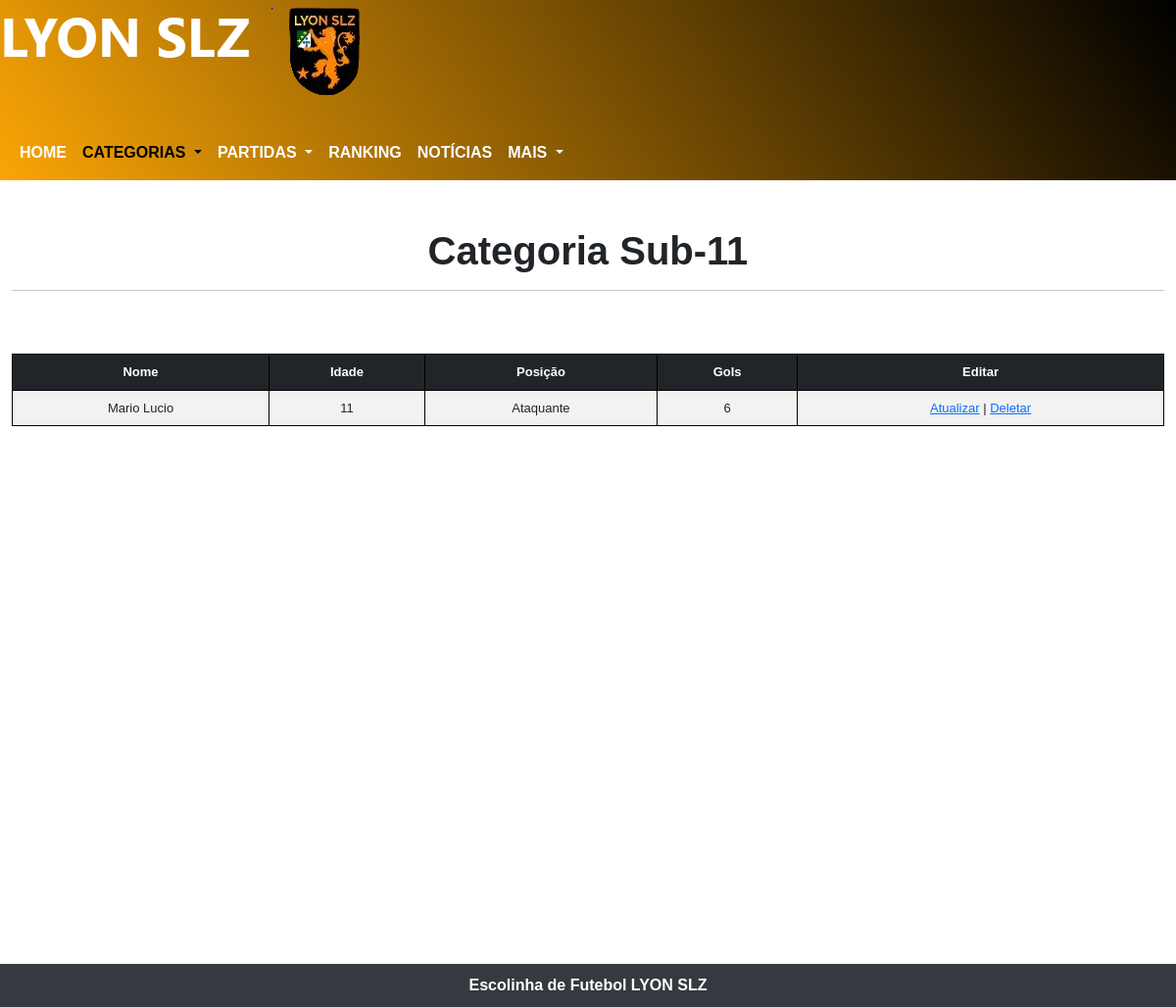
The page /admin/subsAdmin/sub11Admin.php on the database its author committed.
### tables this page shows
CREATE TABLE `tbljogadoress` (
  `id` int(11) UNSIGNED NOT NULL,
  `nome` varchar(45) NOT NULL,
  `sobrenome` varchar(45) NOT NULL,
  `idade` int(11) NOT NULL,
  `id_posicao` int(11) UNSIGNED NOT NULL,
  `gols` int(11) NOT NULL
);

CREATE TABLE `tblposicao` (
  `id_posicao` int(11) UNSIGNED NOT NULL,
  `nome_posicao` varchar(255) NOT NULL
);

### admin/subsAdmin/sub11Admin.php (the view, shortened to what this page needs)
<?php
require('../../db/conexao.php');
$sql = $pdo->prepare("SELECT tbljogadoress.*, tblposicao.nome_posicao
FROM tbljogadoress
JOIN tblposicao
ON tbljogadoress.id_posicao = tblposicao.id_posicao
WHERE idade > 9 AND idade <= 11");
$sql->execute();
$dados = $sql->fetchAll();
?>
<!DOCTYPE html>
<html lang="pt-br">
<head>
  <link href="https://cdn.jsdelivr.net/npm/bootstrap@5.3.0/dist/css/bootstrap.min.css" rel="stylesheet">
  <link rel="stylesheet" href="../../css/navHamburguer.css">
  <link rel="stylesheet" href="../../css/layout.css">
  <link rel="stylesheet" href="../../css/timeANDescudo.css">
  <link rel="stylesheet" href="lyon.jpg">
  <link rel="stylesheet" href="../../css/update-delete.css">
</head>
<body>
  <div class="cabecalho">
    <picture>
      <source media="(max-width: 261px)" srcset='../../img/imgLogo/lyonSlzEscudo5.png' loading="lazy">
      <source media="(max-width: 269px)" srcset='../../img/imgLogo/lyonSlzEscudo4.png' loading="lazy">
      <source media="(max-width: 311px)" srcset='../../img/imgLogo/lyonSlzEscudo3.png' loading="lazy">
      <source media="(max-width: 375px)" srcset='../../img/imgLogo/lyonSlzEscudo2.png' loading="lazy">
      <img src="../../img/imgLogo/lyonSlzEscudo.png" alt="Escudo do time LYYON SLZ" loading="lazy">
    </picture>
    <nav class="navbar navbar-expand-lg mt-4">
      <div class="container-fluid">
        <div class="collapse navbar-collapse" id="navbarNavDropdown">
          <ul class="navbar-nav">
            <li class="nav-item">
              <a class="nav-link" aria-current="page" href="../homeAdmin.php">HOME</a>
            </li>
            <li class="nav-item dropdown">
              <a class="nav-link dropdown-toggle active" href="#" role="button" data-bs-toggle="dropdown" aria-expanded="false">
                CATEGORIAS
              </a>
            </li>
            <li class="nav-item dropdown">
              <a class="nav-link dropdown-toggle" href="#" role="button" data-bs-toggle="dropdown" aria-expanded="false">
                PARTIDAS
              </a>
            </li>
            <li class="nav-item">
              <a class="nav-link" aria-current="page" href="../rankingAdmin.php">RANKING</a>
            </li>
            <li class="nav-item">
              <a class="nav-link" href="../noticiaisAdmin.php">NOTÍCIAS</a>
            </li>
            <li class="nav-item dropdown">
              <a class="nav-link dropdown-toggle" href="#" role="button" data-bs-toggle="dropdown" aria-expanded="false">
                MAIS
              </a>
            </li>
          </ul>
        </div>
      </div>
    </nav>
  </div>
  <main>
    <div class="container-fluid">
      <h1 class="categoria">Categoria Sub-11</h1>
      <hr>
      <br><br>
      <?php
      if (count($dados) > 0) {
        echo "<div class='table table-responsive table-striped'>";
        echo "<table class='table table-striped'>
          <thead class=table-dark>
          <tr>
              <th>Nome</th>
              <th>Idade</th>
              <th>Posição</th>
              <th>Gols</th>
              <th>Editar</th>
          </tr>
          </thead>";
        foreach ($dados as $chaves => $valor) {
          echo "<tr>
                          <td>" . $valor['nome'] . " " . $valor['sobrenome'] . "</td>
                          <td>" . $valor['idade'] . "</td>
                          <td>" . $valor['nome_posicao'] . "</td>
                          <td>" . $valor['gols'] . "</td>
                          <td><a href='#' class='btn-atualizar' data-id='" . $valor['id'] . "' data-nome='" . $valor['nome'] . "'
                          data-sobrenome='" . $valor['sobrenome'] . "'
                          data-idade='" . $valor['idade'] . "'
                          data-posicao='" . $valor['id_posicao'] . "'
                          data-gols='" . $valor['gols'] . "'>Atualizar</a> |
                           <a href='#' class='btn-deletar'
                           data-id='" . $valor['id'] . "'
                           data-nome='" . $valor['nome'] . "'
                           data-sobrenome='" . $valor['sobrenome'] . "'
                           data-idade='" . $valor['idade'] . "'
                           data-posicao='" . $valor['id_posicao'] . "'
                           data-gols='" . $valor['gols'] . "'>Deletar</a></td>
                      </tr>";
        }
        echo "</table>";
        echo "</div>";
      } else {
        echo "<p style='text-align:center'>Nenhuma jogador desta foi <a href='../cadastroDeJogador.php'>cadastrado</a></p>";
      }
      ?>
    </div>
  </main>
  <footer>
    <p class="mb-0">Escolinha de Futebol LYON SLZ</p>
  </footer>
</body>
</html>

### css/navHamburguer.css (style rules this page uses)
.nav-link { color: white; font-weight: bold; font-size: 100%; }

### css/layout.css (style rules this page uses)
:root { --cor-fundo: linear-gradient(55deg, rgb(250, 165, 6), black); --cor-submenu: rgb(172, 114, 8); --cor-hover: rgb(226, 190, 30); --cor-primaria: rgb(231, 241, 236); }
body { background-color: rgb(228, 228, 228); }
main { background-color: white; min-height: 100vh; margin: auto; box-shadow: 0px 3px 3px 0px black; }
footer { background-color: #343a40; padding: 10px; }
footer>p { text-align: center; color: white; font-weight: bold; }

### css/timeANDescudo.css (style rules this page uses)
div.cabecalho { background: linear-gradient(55deg, rgb(250, 165, 6), black); }

### css/update-delete.css (style rules this page uses)
h1.categoria { text-align: center; padding-top: 6vh; font-family: Arial, Helvetica, sans-serif; font-weight: bold; }

### admin/subsAdmin/sub11Admin.php (style rules this page uses)
body { width: 100%; font-family: Arial, Helvetica, sans-serif; }
table { width: 100%; }
th, td { padding: 5px; text-align: center; border: solid 1px black; font-size: 13px; }

### rows shown on the page
tbljogadoress: nome "Mario", sobrenome "Lucio", idade "11", id_posicao.nome_posicao "Ataquante", gols "6"
